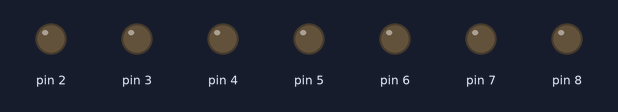
The sketch below on a simulated Arduino Uno, built with avr-gcc and run on an emulated ATmega328P. Parts: output pins drawn as LEDs (lit = HIGH).

Above: at 17.94 s.
Timing chart, 0 to 20.9 s (numbered marks = the images above):
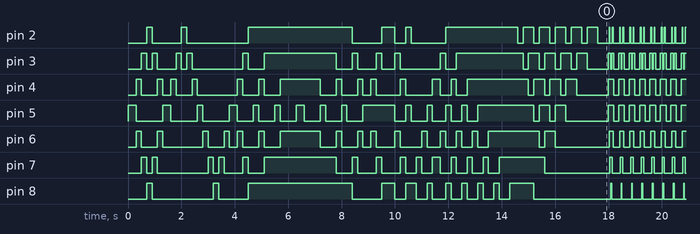

The sketch:

Light_Show___Heart_LED_1.ino
```cpp
void setup() {
  pinMode(2,OUTPUT);
  pinMode(3,OUTPUT);
  pinMode(4,OUTPUT);
  pinMode(5,OUTPUT);
  pinMode(6,OUTPUT);
  pinMode(7,OUTPUT);
  pinMode(8,OUTPUT);
  digitalWrite(2,LOW);
  digitalWrite(3,LOW);
  digitalWrite(4,LOW);
  digitalWrite(5,HIGH);
  digitalWrite(6,LOW);
  digitalWrite(7,LOW);
  digitalWrite(8,LOW);
  delay(300);
  digitalWrite(2,LOW);
  digitalWrite(3,LOW);
  digitalWrite(4,HIGH);
  digitalWrite(5,LOW);
  digitalWrite(6,HIGH);
  digitalWrite(7,LOW);
  digitalWrite(8,LOW);
  delay(200);
  digitalWrite(2,LOW);
  digitalWrite(3,HIGH);
  digitalWrite(4,LOW);
  digitalWrite(5,LOW);
  digitalWrite(6,LOW);
  digitalWrite(7,HIGH);
  digitalWrite(8,LOW);
  delay(200);
  digitalWrite(2,HIGH);
  digitalWrite(3,LOW);
  digitalWrite(4,LOW);
  digitalWrite(5,LOW);
  digitalWrite(6,LOW);
  digitalWrite(7,LOW);
  digitalWrite(8,HIGH);
  delay(200);
  digitalWrite(2,LOW);
  digitalWrite(3,HIGH);
  digitalWrite(4,LOW);
  digitalWrite(5,LOW);
  digitalWrite(6,LOW);
  digitalWrite(7,HIGH);
  digitalWrite(8,LOW);
  delay(200);
  digitalWrite(2,LOW);
  digitalWrite(3,LOW);
  digitalWrite(4,HIGH);
  digitalWrite(5,LOW);
  digitalWrite(6,HIGH);
  digitalWrite(7,LOW);
  digitalWrite(8,LOW);
  delay(200);
  digitalWrite(2,LOW);
  digitalWrite(3,LOW);
  digitalWrite(4,LOW);
  digitalWrite(5,HIGH);
  digitalWrite(6,LOW);
  digitalWrite(7,LOW);
  digitalWrite(8,LOW);
  delay(300);//************************************************************
  digitalWrite(2,LOW);
  digitalWrite(3,LOW);
  digitalWrite(4,HIGH);
  digitalWrite(5,LOW);
  digitalWrite(6,LOW);
  digitalWrite(7,LOW);
  digitalWrite(8,LOW);
  delay(200);
  digitalWrite(2,LOW);
  digitalWrite(3,HIGH);
  digitalWrite(4,LOW);
  digitalWrite(5,LOW);
  digitalWrite(6,LOW);
  digitalWrite(7,LOW);
  digitalWrite(8,LOW);
  delay(200);
  digitalWrite(2,HIGH);
  digitalWrite(3,LOW);
  digitalWrite(4,LOW);
  digitalWrite(5,LOW);
  digitalWrite(6,LOW);
  digitalWrite(7,LOW);
  digitalWrite(8,LOW);
  delay(200);
  digitalWrite(2,LOW);
  digitalWrite(3,HIGH);
  digitalWrite(4,LOW);
  digitalWrite(5,LOW);
  digitalWrite(6,LOW);
  digitalWrite(7,LOW);
  digitalWrite(8,LOW);
  delay(200);
  digitalWrite(2,LOW);
  digitalWrite(3,LOW);
  digitalWrite(4,HIGH);
  digitalWrite(5,LOW);
  digitalWrite(6,LOW);
  digitalWrite(7,LOW);
  digitalWrite(8,LOW);
  delay(200);
  digitalWrite(2,LOW);
  digitalWrite(3,LOW);
  digitalWrite(4,LOW);
  digitalWrite(5,HIGH);
  digitalWrite(6,LOW);
  digitalWrite(7,LOW);
  digitalWrite(8,LOW);
  delay(200);
  digitalWrite(2,LOW);
  digitalWrite(3,LOW);
  digitalWrite(4,LOW);
  digitalWrite(5,LOW);
  digitalWrite(6,HIGH);
  digitalWrite(7,LOW);
  digitalWrite(8,LOW);
  delay(200);
  digitalWrite(2,LOW);
  digitalWrite(3,LOW);
  digitalWrite(4,LOW);
  digitalWrite(5,LOW);
  digitalWrite(6,LOW);
  digitalWrite(7,HIGH);
  digitalWrite(8,LOW);
  delay(200);
  digitalWrite(2,LOW);
  digitalWrite(3,LOW);
  digitalWrite(4,LOW);
  digitalWrite(5,LOW);
  digitalWrite(6,LOW);
  digitalWrite(7,LOW);
  digitalWrite(8,HIGH);
  delay(200);
  digitalWrite(2,LOW);
  digitalWrite(3,LOW);
  digitalWrite(4,LOW);
  digitalWrite(5,LOW);
  digitalWrite(6,LOW);
  digitalWrite(7,HIGH);
  digitalWrite(8,LOW);
  delay(200);
  digitalWrite(2,LOW);
  digitalWrite(3,LOW);
  digitalWrite(4,LOW);
  digitalWrite(5,LOW);
  digitalWrite(6,HIGH);
  digitalWrite(7,LOW);
  digitalWrite(8,LOW);
  delay(200);
  digitalWrite(2,LOW);
  digitalWrite(3,LOW);
  digitalWrite(4,LOW);
  digitalWrite(5,HIGH);
  digitalWrite(6,LOW);
  digitalWrite(7,LOW);
  digitalWrite(8,LOW);
  delay(300);//*******************************************************
  digitalWrite(2,LOW);
  digitalWrite(3,LOW);
  digitalWrite(4,HIGH);
  digitalWrite(5,LOW);
  digitalWrite(6,HIGH);
  digitalWrite(7,LOW);
  digitalWrite(8,LOW);
  delay(200);
  digitalWrite(2,LOW);
  digitalWrite(3,HIGH);
  digitalWrite(4,LOW);
  digitalWrite(5,LOW);
  digitalWrite(6,LOW);
  digitalWrite(7,HIGH);
  digitalWrite(8,LOW);
  delay(200);
  digitalWrite(2,HIGH);
  digitalWrite(3,LOW);
  digitalWrite(4,LOW);
  digitalWrite(5,LOW);
  digitalWrite(6,LOW);
  digitalWrite(7,LOW);
  digitalWrite(8,HIGH);
  delay(200);
  digitalWrite(2,HIGH);
  digitalWrite(3,LOW);
  digitalWrite(4,LOW);
  digitalWrite(5,HIGH);
  digitalWrite(6,LOW);
  digitalWrite(7,LOW);
  digitalWrite(8,HIGH);
  delay(200);
  digitalWrite(2,HIGH);
  digitalWrite(3,LOW);
  digitalWrite(4,HIGH);
  digitalWrite(5,LOW);
  digitalWrite(6,HIGH);
  digitalWrite(7,LOW);
  digitalWrite(8,HIGH);
  delay(200);
  digitalWrite(2,HIGH);
  digitalWrite(3,HIGH);
  digitalWrite(4,LOW);
  digitalWrite(5,LOW);
  digitalWrite(6,LOW);
  digitalWrite(7,HIGH);
  digitalWrite(8,HIGH);
  delay(200);
  digitalWrite(2,HIGH);
  digitalWrite(3,HIGH);
  digitalWrite(4,LOW);
  digitalWrite(5,LOW);
  digitalWrite(6,LOW);
  digitalWrite(7,HIGH);
  digitalWrite(8,HIGH);
  delay(200);
  digitalWrite(2,HIGH);
  digitalWrite(3,HIGH);
  digitalWrite(4,LOW);
  digitalWrite(5,HIGH);
  digitalWrite(6,LOW);
  digitalWrite(7,HIGH);
  digitalWrite(8,HIGH);
  delay(200);
  digitalWrite(2,HIGH);
  digitalWrite(3,HIGH);
  digitalWrite(4,HIGH);
  digitalWrite(5,LOW);
  digitalWrite(6,HIGH);
  digitalWrite(7,HIGH);
  digitalWrite(8,HIGH);
  delay(200);
  digitalWrite(2,HIGH);
  digitalWrite(3,HIGH);
  digitalWrite(4,HIGH);
  digitalWrite(5,LOW);
  digitalWrite(6,HIGH);
  digitalWrite(7,HIGH);
  digitalWrite(8,HIGH);
  delay(200);
  digitalWrite(2,HIGH);
  digitalWrite(3,HIGH);
  digitalWrite(4,HIGH);
  digitalWrite(5,LOW);
  digitalWrite(6,HIGH);
  digitalWrite(7,HIGH);
  digitalWrite(8,HIGH);
  delay(200);
  digitalWrite(2,HIGH);
  digitalWrite(3,HIGH);
  digitalWrite(4,HIGH);
  digitalWrite(5,HIGH);
  digitalWrite(6,HIGH);
  digitalWrite(7,HIGH);
  digitalWrite(8,HIGH);
  delay(300);//********************************************
  digitalWrite(2,HIGH);
  digitalWrite(3,HIGH);
  digitalWrite(4,HIGH);
  digitalWrite(5,LOW);
  digitalWrite(6,HIGH);
  digitalWrite(7,HIGH);
  digitalWrite(8,HIGH);
  delay(200);
  digitalWrite(2,HIGH);
  digitalWrite(3,HIGH);
  digitalWrite(4,HIGH);
  digitalWrite(5,LOW);
  digitalWrite(6,HIGH);
  digitalWrite(7,HIGH);
  digitalWrite(8,HIGH);
  delay(200);
  digitalWrite(2,HIGH);
  digitalWrite(3,HIGH);
  digitalWrite(4,HIGH);
  digitalWrite(5,LOW);
  digitalWrite(6,HIGH);
  digitalWrite(7,HIGH);
  digitalWrite(8,HIGH);
  delay(200);
  digitalWrite(2,HIGH);
  digitalWrite(3,HIGH);
  digitalWrite(4,LOW);
  digitalWrite(5,HIGH);
  digitalWrite(6,LOW);
  digitalWrite(7,HIGH);
  digitalWrite(8,HIGH);
  delay(200);
  digitalWrite(2,HIGH);
  digitalWrite(3,HIGH);
  digitalWrite(4,LOW);
  digitalWrite(5,LOW);
  digitalWrite(6,LOW);
  digitalWrite(7,HIGH);
  digitalWrite(8,HIGH);
  delay(200);
  digitalWrite(2,HIGH);
  digitalWrite(3,HIGH);
  digitalWrite(4,LOW);
  digitalWrite(5,LOW);
  digitalWrite(6,LOW);
  digitalWrite(7,HIGH);
  digitalWrite(8,HIGH);
  delay(200);
  digitalWrite(2,HIGH);
  digitalWrite(3,LOW);
  digitalWrite(4,HIGH);
  digitalWrite(5,LOW);
  digitalWrite(6,HIGH);
  digitalWrite(7,LOW);
  digitalWrite(8,HIGH);
  delay(200);
  digitalWrite(2,HIGH);
  digitalWrite(3,LOW);
  digitalWrite(4,LOW);
  digitalWrite(5,HIGH);
  digitalWrite(6,LOW);
  digitalWrite(7,LOW);
  digitalWrite(8,HIGH);
  delay(200);
  digitalWrite(2,HIGH);
  digitalWrite(3,LOW);
  digitalWrite(4,LOW);
  digitalWrite(5,LOW);
  digitalWrite(6,LOW);
  digitalWrite(7,LOW);
  digitalWrite(8,HIGH);
  delay(200);
  digitalWrite(2,LOW);
  digitalWrite(3,HIGH);
  digitalWrite(4,LOW);
  digitalWrite(5,LOW);
  digitalWrite(6,LOW);
  digitalWrite(7,HIGH);
  digitalWrite(8,LOW);
  delay(200);
  digitalWrite(2,LOW);
  digitalWrite(3,LOW);
  digitalWrite(4,HIGH);
  digitalWrite(5,LOW);
  digitalWrite(6,HIGH);
  digitalWrite(7,LOW);
  digitalWrite(8,LOW);
  delay(200);
  digitalWrite(2,LOW);
  digitalWrite(3,LOW);
  digitalWrite(4,LOW);
  digitalWrite(5,HIGH);
  digitalWrite(6,LOW);
  digitalWrite(7,LOW);
  digitalWrite(8,LOW);
  delay(300);//***************************************
  digitalWrite(2,LOW);
  digitalWrite(3,LOW);
  digitalWrite(4,HIGH);
  digitalWrite(5,HIGH);
  digitalWrite(6,HIGH);
  digitalWrite(7,LOW);
  digitalWrite(8,LOW);
  delay(200);
  digitalWrite(2,LOW);
  digitalWrite(3,HIGH);
  digitalWrite(4,LOW);
  digitalWrite(5,HIGH);
  digitalWrite(6,LOW);
  digitalWrite(7,HIGH);
  digitalWrite(8,LOW);
  delay(200);
  digitalWrite(2,HIGH);
  digitalWrite(3,LOW);
  digitalWrite(4,LOW);
  digitalWrite(5,HIGH);
  digitalWrite(6,LOW);
  digitalWrite(7,LOW);
  digitalWrite(8,HIGH);
  delay(300);//********************************************
  digitalWrite(2,HIGH);
  digitalWrite(3,LOW);
  digitalWrite(4,LOW);
  digitalWrite(5,HIGH);
  digitalWrite(6,LOW);
  digitalWrite(7,LOW);
  digitalWrite(8,HIGH);
  delay(200);
  digitalWrite(2,LOW);
  digitalWrite(3,HIGH);
  digitalWrite(4,LOW);
  digitalWrite(5,LOW);
  digitalWrite(6,HIGH);
  digitalWrite(7,LOW);
  digitalWrite(8,LOW);
  delay(200);
  digitalWrite(2,LOW);
  digitalWrite(3,LOW);
  digitalWrite(4,HIGH);
  digitalWrite(5,LOW);
  digitalWrite(6,LOW);
  digitalWrite(7,HIGH);
  digitalWrite(8,LOW);
  delay(200);
  digitalWrite(2,HIGH);
  digitalWrite(3,LOW);
  digitalWrite(4,LOW);
  digitalWrite(5,HIGH);
  digitalWrite(6,LOW);
  digitalWrite(7,LOW);
  digitalWrite(8,HIGH);
  delay(200);//-----------------------
  //*****************************************
  digitalWrite(2,LOW);
  digitalWrite(3,LOW);
  digitalWrite(4,LOW);
  digitalWrite(5,LOW);
  digitalWrite(6,LOW);
  digitalWrite(7,LOW);
  digitalWrite(8,HIGH);
  delay(200);
  digitalWrite(2,LOW);
  digitalWrite(3,LOW);
  digitalWrite(4,LOW);
  digitalWrite(5,LOW);
  digitalWrite(6,LOW);
  digitalWrite(7,HIGH);
  digitalWrite(8,LOW);
  delay(200);
  digitalWrite(2,LOW);
  digitalWrite(3,LOW);
  digitalWrite(4,LOW);
  digitalWrite(5,LOW);
  digitalWrite(6,HIGH);
  digitalWrite(7,LOW);
  digitalWrite(8,LOW);
  delay(200);
  digitalWrite(2,LOW);
  digitalWrite(3,LOW);
  digitalWrite(4,LOW);
  digitalWrite(5,HIGH);
  digitalWrite(6,LOW);
  digitalWrite(7,LOW);
  digitalWrite(8,HIGH);
  delay(200);
  digitalWrite(2,LOW);
  digitalWrite(3,LOW);
  digitalWrite(4,HIGH);
  digitalWrite(5,LOW);
  digitalWrite(6,LOW);
  digitalWrite(7,HIGH);
  digitalWrite(8,LOW);
  delay(300);
  digitalWrite(2,LOW);
  digitalWrite(3,HIGH);
  digitalWrite(4,LOW);
  digitalWrite(5,LOW);
  digitalWrite(6,HIGH);
  digitalWrite(7,LOW);
  digitalWrite(8,LOW);
  delay(200);
  digitalWrite(2,HIGH);
  digitalWrite(3,LOW);
  digitalWrite(4,LOW);
  digitalWrite(5,HIGH);
  digitalWrite(6,LOW);
  digitalWrite(7,LOW);
  digitalWrite(8,HIGH);
  delay(200);
  digitalWrite(2,HIGH);
  digitalWrite(3,LOW);
  digitalWrite(4,HIGH);
  digitalWrite(5,LOW);
  digitalWrite(6,LOW);
  digitalWrite(7,HIGH);
  digitalWrite(8,LOW);
  delay(200);
  digitalWrite(2,HIGH);
  digitalWrite(3,HIGH);
  digitalWrite(4,LOW);
  digitalWrite(5,LOW);
  digitalWrite(6,HIGH);
  digitalWrite(7,LOW);
  digitalWrite(8,LOW);
  delay(200);
  digitalWrite(2,HIGH);
  digitalWrite(3,HIGH);
  digitalWrite(4,LOW);
  digitalWrite(5,HIGH);
  digitalWrite(6,LOW);
  digitalWrite(7,LOW);
  digitalWrite(8,HIGH);
  delay(200);
  digitalWrite(2,HIGH);
  digitalWrite(3,HIGH);
  digitalWrite(4,HIGH);
  digitalWrite(5,LOW);
  digitalWrite(6,LOW);
  digitalWrite(7,HIGH);
  digitalWrite(8,LOW);
  delay(200);
  digitalWrite(2,HIGH);
  digitalWrite(3,HIGH);
  digitalWrite(4,HIGH);
  digitalWrite(5,LOW);
  digitalWrite(6,HIGH);
  digitalWrite(7,LOW);
  digitalWrite(8,LOW);
  delay(200);
  digitalWrite(2,HIGH);
  digitalWrite(3,HIGH);
  digitalWrite(4,HIGH);
  digitalWrite(5,HIGH);
  digitalWrite(6,LOW);
  digitalWrite(7,LOW);
  digitalWrite(8,HIGH);
  delay(200);
  digitalWrite(2,HIGH);
  digitalWrite(3,HIGH);
  digitalWrite(4,HIGH);
  digitalWrite(5,HIGH);
  digitalWrite(6,LOW);
  digitalWrite(7,HIGH);
  digitalWrite(8,LOW);
  delay(200);
  digitalWrite(2,HIGH);
  digitalWrite(3,HIGH);
  digitalWrite(4,HIGH);
  digitalWrite(5,HIGH);
  digitalWrite(6,HIGH);
  digitalWrite(7,LOW);
  digitalWrite(8,LOW);
  delay(200);
  digitalWrite(2,HIGH);
  digitalWrite(3,HIGH);
  digitalWrite(4,HIGH);
  digitalWrite(5,HIGH);
  digitalWrite(6,HIGH);
  digitalWrite(7,LOW);
  digitalWrite(8,HIGH);
  delay(200);
  digitalWrite(2,HIGH);
  digitalWrite(3,HIGH);
  digitalWrite(4,HIGH);
  digitalWrite(5,HIGH);
  digitalWrite(6,HIGH);
  digitalWrite(7,HIGH);
  digitalWrite(8,LOW);
  delay(200);
  digitalWrite(2,HIGH);
  digitalWrite(3,HIGH);
  digitalWrite(4,HIGH);
  digitalWrite(5,HIGH);
  digitalWrite(6,HIGH);
  digitalWrite(7,HIGH);
  digitalWrite(8,LOW);
  delay(200);
  digitalWrite(2,HIGH);
  digitalWrite(3,HIGH);
  digitalWrite(4,HIGH);
  digitalWrite(5,HIGH);
  digitalWrite(6,HIGH);
  digitalWrite(7,HIGH);
  digitalWrite(8,HIGH);
  delay(300);//***************************************************
  digitalWrite(2,LOW);
  digitalWrite(3,HIGH);
  digitalWrite(4,HIGH);
  digitalWrite(5,HIGH);
  digitalWrite(6,HIGH);
  digitalWrite(7,HIGH);
  digitalWrite(8,HIGH);
  delay(200);
  digitalWrite(2,HIGH);
  digitalWrite(3,LOW);
  digitalWrite(4,HIGH);
  digitalWrite(5,HIGH);
  digitalWrite(6,HIGH);
  digitalWrite(7,HIGH);
  digitalWrite(8,HIGH);
  delay(200);
  digitalWrite(2,HIGH);
  digitalWrite(3,HIGH);
  digitalWrite(4,LOW);
  digitalWrite(5,HIGH);
  digitalWrite(6,HIGH);
  digitalWrite(7,HIGH);
  digitalWrite(8,HIGH);
  delay(200);
  digitalWrite(2,LOW);
  digitalWrite(3,HIGH);
  digitalWrite(4,HIGH);
  digitalWrite(5,LOW);
  digitalWrite(6,HIGH);
  digitalWrite(7,HIGH);
  digitalWrite(8,LOW);
  delay(200);
  digitalWrite(2,HIGH);
  digitalWrite(3,LOW);
  digitalWrite(4,HIGH);
  digitalWrite(5,HIGH);
  digitalWrite(6,LOW);
  digitalWrite(7,HIGH);
  digitalWrite(8,LOW);
  delay(200);
  digitalWrite(2,HIGH);
  digitalWrite(3,HIGH);
  digitalWrite(4,LOW);
  digitalWrite(5,HIGH);
  digitalWrite(6,HIGH);
  digitalWrite(7,LOW);
  digitalWrite(8,LOW);
  delay(200);
  digitalWrite(2,LOW);
  digitalWrite(3,HIGH);
  digitalWrite(4,HIGH);
  digitalWrite(5,LOW);
  digitalWrite(6,HIGH);
  digitalWrite(7,LOW);
  digitalWrite(8,LOW);
  delay(200);
  digitalWrite(2,HIGH);
  digitalWrite(3,LOW);
  digitalWrite(4,HIGH);
  digitalWrite(5,HIGH);
  digitalWrite(6,LOW);
  digitalWrite(7,LOW);
  digitalWrite(8,LOW);
  delay(200);
  digitalWrite(2,HIGH);
  digitalWrite(3,HIGH);
  digitalWrite(4,LOW);
  digitalWrite(5,HIGH);
  digitalWrite(6,LOW);
  digitalWrite(7,LOW);
  digitalWrite(8,LOW);
  delay(200);
  digitalWrite(2,LOW);
  digitalWrite(3,HIGH);
  digitalWrite(4,HIGH);
  digitalWrite(5,LOW);
  digitalWrite(6,LOW);
  digitalWrite(7,LOW);
  digitalWrite(8,LOW);
  delay(200);
  digitalWrite(2,HIGH);
  digitalWrite(3,LOW);
  digitalWrite(4,HIGH);
  digitalWrite(5,LOW);
  digitalWrite(6,LOW);
  digitalWrite(7,LOW);
  digitalWrite(8,LOW);
  delay(200);
  digitalWrite(2,HIGH);
  digitalWrite(3,HIGH);
  digitalWrite(4,LOW);
  digitalWrite(5,LOW);
  digitalWrite(6,LOW);
  digitalWrite(7,LOW);
  digitalWrite(8,LOW);
  delay(200);
  digitalWrite(2,LOW);
  digitalWrite(3,HIGH);
  digitalWrite(4,LOW);
  digitalWrite(5,LOW);
  digitalWrite(6,LOW);
  digitalWrite(7,LOW);
  digitalWrite(8,LOW);
  delay(200);
  digitalWrite(2,HIGH);
  digitalWrite(3,LOW);
  digitalWrite(4,LOW);
  digitalWrite(5,LOW);
  digitalWrite(6,LOW);
  digitalWrite(7,LOW);
  digitalWrite(8,LOW);
  delay(200);
  digitalWrite(2,HIGH);
  digitalWrite(3,LOW);
  digitalWrite(4,LOW);
  digitalWrite(5,LOW);
  digitalWrite(6,LOW);
  digitalWrite(7,LOW);
  digitalWrite(8,LOW);
  delay(200);
  digitalWrite(2,LOW);
  digitalWrite(3,LOW);
  digitalWrite(4,LOW);
  digitalWrite(5,LOW);
  digitalWrite(6,LOW);
  digitalWrite(7,LOW);
  digitalWrite(8,LOW);
  delay(300);//*****************************
}

void loop() {
  digitalWrite(2,LOW);
  digitalWrite(3,LOW);
  digitalWrite(4,LOW);
  digitalWrite(5,LOW);
  digitalWrite(6,LOW);
  digitalWrite(7,LOW);
  digitalWrite(8,LOW);
  delay(90);
  digitalWrite(2,LOW);
  digitalWrite(3,HIGH);
  digitalWrite(4,HIGH);
  digitalWrite(5,HIGH);
  digitalWrite(6,LOW);
  digitalWrite(7,LOW);
  digitalWrite(8,LOW);
  delay(30);
  digitalWrite(2,HIGH);
  digitalWrite(3,HIGH);
  digitalWrite(4,HIGH);
  digitalWrite(5,HIGH);
  digitalWrite(6,HIGH);
  digitalWrite(7,LOW);
  digitalWrite(8,LOW);
  delay(30);
  digitalWrite(2,LOW);
  digitalWrite(3,HIGH);
  digitalWrite(4,HIGH);
  digitalWrite(5,HIGH);
  digitalWrite(6,HIGH);
  digitalWrite(7,HIGH);
  digitalWrite(8,LOW);
  delay(30);
  digitalWrite(2,LOW);
  digitalWrite(3,LOW);
  digitalWrite(4,HIGH);
  digitalWrite(5,HIGH);
  digitalWrite(6,HIGH);
  digitalWrite(7,HIGH);
  digitalWrite(8,HIGH);
  delay(30);
  digitalWrite(2,LOW);
  digitalWrite(3,HIGH);
  digitalWrite(4,HIGH);
  digitalWrite(5,HIGH);
  digitalWrite(6,HIGH);
  digitalWrite(7,HIGH);
  digitalWrite(8,LOW);
  delay(30);
  digitalWrite(2,HIGH);
  digitalWrite(3,HIGH);
  digitalWrite(4,HIGH);
  digitalWrite(5,HIGH);
  digitalWrite(6,HIGH);
  digitalWrite(7,LOW);
  digitalWrite(8,LOW);
  delay(30);
  digitalWrite(2,LOW);
  digitalWrite(3,HIGH);
  digitalWrite(4,HIGH);
  digitalWrite(5,HIGH);
  digitalWrite(6,LOW);
  digitalWrite(7,LOW);
  digitalWrite(8,LOW);
  delay(30);
  digitalWrite(2,LOW);
  digitalWrite(3,LOW);
  digitalWrite(4,LOW);
  digitalWrite(5,LOW);
  digitalWrite(6,LOW);
  digitalWrite(7,LOW);
  digitalWrite(8,LOW);
  delay(90);
}
```

Measured:
- by itself, pin 2: HIGH → LOW at 0.90 s, → HIGH 1.1 s later, → LOW 0.20 s later, → HIGH 2.3 s later, … (248 changes in this stretch)
- by itself, pin 3: HIGH → LOW at 0.70 s, → HIGH 0.20 s later, → LOW 0.20 s later, → HIGH 0.70 s later, … (256 changes in this stretch)
- by itself, pin 4: HIGH → LOW at 0.50 s, → HIGH 0.60 s later, → LOW 0.20 s later, → HIGH 0.30 s later, … (146 changes in this stretch)
- by itself, pin 5: HIGH → LOW at 0.30 s, → HIGH 1.0 s later, → LOW 0.30 s later, → HIGH 1.0 s later, … (146 changes in this stretch)
- by itself, pin 6: HIGH → LOW at 0.50 s, → HIGH 0.60 s later, → LOW 0.20 s later, → HIGH 1.5 s later, … (146 changes in this stretch)
- by itself, pin 7: HIGH → LOW at 0.70 s, → HIGH 0.20 s later, → LOW 0.20 s later, → HIGH 1.9 s later, … (143 changes in this stretch)
- by itself, pin 8: HIGH → LOW at 0.90 s, → HIGH 2.3 s later, → LOW 0.20 s later, → HIGH 1.1 s later, … (135 changes in this stretch)
